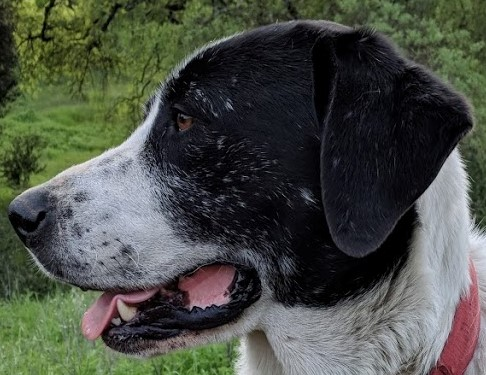
#> input picture Files/DATA/sammy_face.jpg, 486 x 375 px, found by its file name
$ jupyter execute 45.ipynb
#> lines starting #> are read from the running program, lines starting #| are printed output that depends on the picture; after the words box and inside, x2 and y2 are one past the last pixel; in counts of white or black regions, pixels touching at a corner belong together
[cell 1]
import cv2
import numpy as np
import matplotlib.pyplot as plt

[cell 2]
img = cv2.imread('DATA/sammy_face.jpg')
#> img is the input picture: shape (375, 486, 3); mean B, G, R 70, 78.7, 74.2

[cell 3]
plt.imshow(img)

[cell 4]
edges = cv2.Canny(image = img , threshold1= 127 , threshold2= 127)
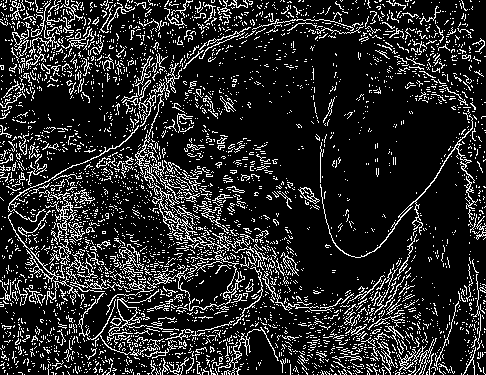
#> edges: shape (375, 486); 15.6% white in thin lines or dots

[cell 5]
plt.imshow(edges)

[cell 6]
# we have two approach here: 1- make image blur 2- playing around with threshold values
# calculate the median pixle value
med_val = np.median(img)
#> med_val = 64

[cell 7]
med_val
#> Out = 64

[cell 8]
# lower threshold to either 0 or 70% of the median value whichever is greater
lower = int(max(0,0.7*med_val))
#> lower = 44
# upper threshold to either 130% above the median or the max value of 255 hich ever is smaller
upper = int(min(255,1.3*med_val))
#> upper = 83

[cell 9]
edges = cv2.Canny(image = img , threshold1= lower , threshold2= upper)
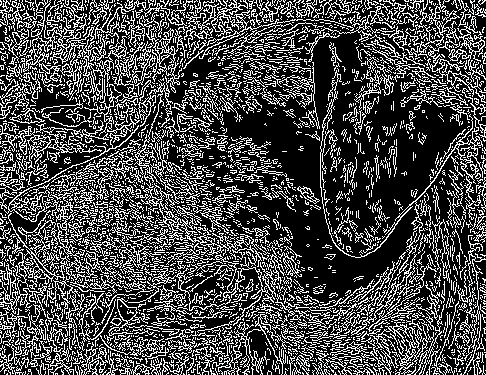
#> edges: shape (375, 486); 28.7% white in thin lines or dots
plt.imshow(edges)

[cell 10]
# but we need to blur image
blurred_img = cv2.blur(img,ksize = (7,7))
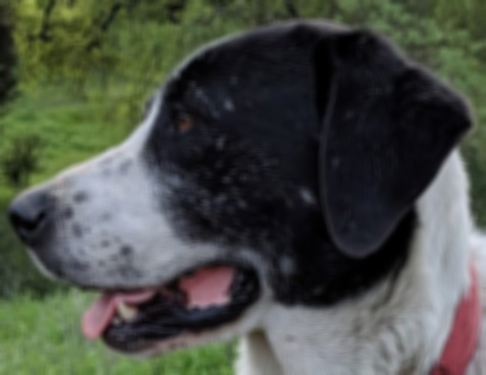
#> blurred_img: shape (375, 486, 3); mean B, G, R 70, 78.7, 74.3

[cell 11]
edges = cv2.Canny(image = blurred_img , threshold1= lower , threshold2= upper+50)
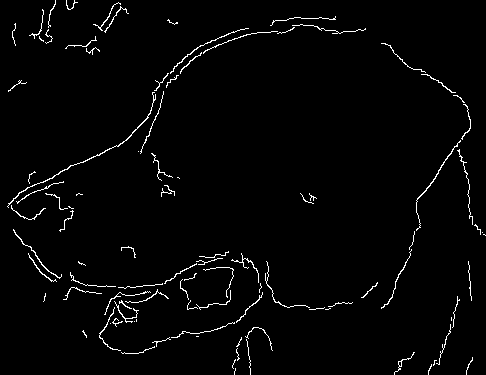
#> edges: shape (375, 486); 2.2% white in thin lines or dots
plt.imshow(edges)

$ run again, with Files/DATA/00-puppy.jpg copied over Files/DATA/sammy_face.jpg
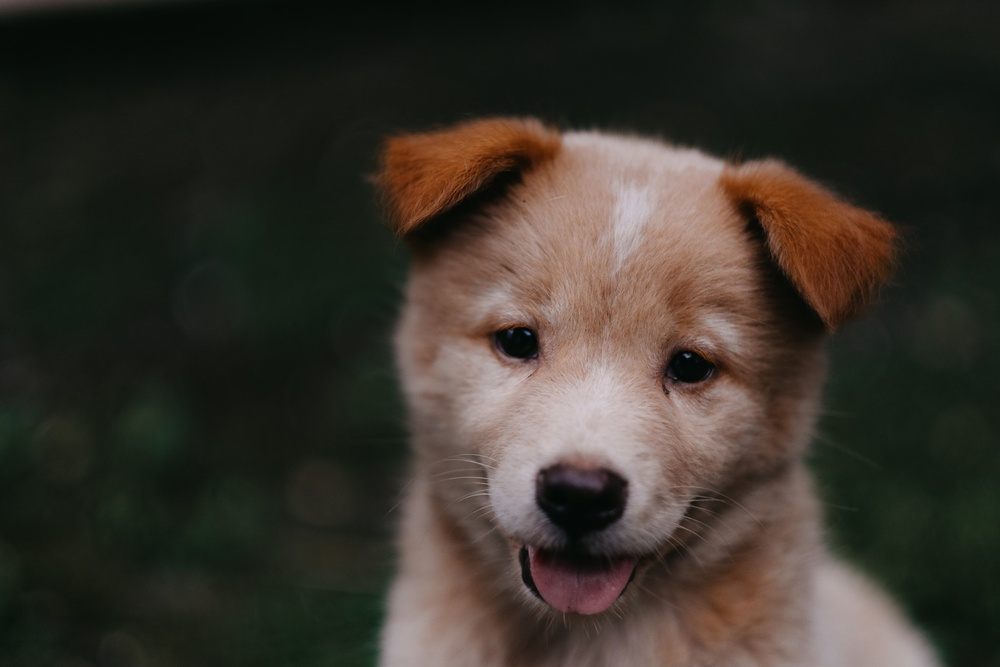
#> input picture Files/DATA/00-puppy.jpg, 1000 x 667 px, shrunk from 1950 x 1300 before the run, found by its file name
#> img is the input picture: shape (667, 1000, 3); mean B, G, R 43.8, 51.8, 57.3
#> `edges = cv2.Canny(image = img , threshold1= 127 , threshold2= 127)`:
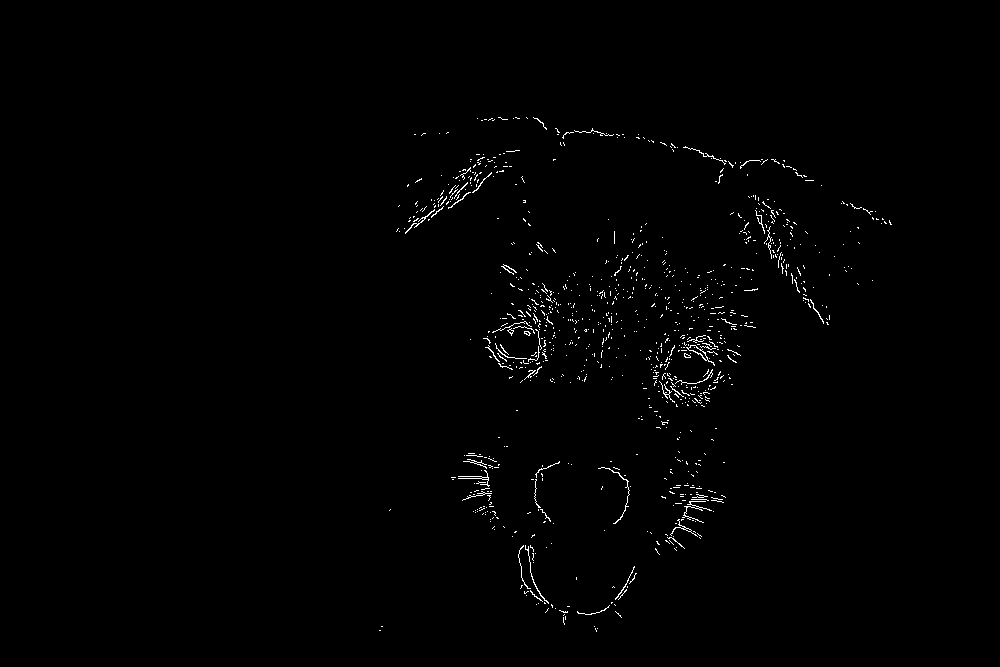
#> edges: shape (667, 1000); 0.79% white in thin lines or dots, all inside (x1, y1, x2, y2) = (379, 117, 892, 632)
#> med_val = 27
#> lower = 18
#> upper = 35
#> `edges = cv2.Canny(image = blurred_img , threshold1= lower , threshold2..`:
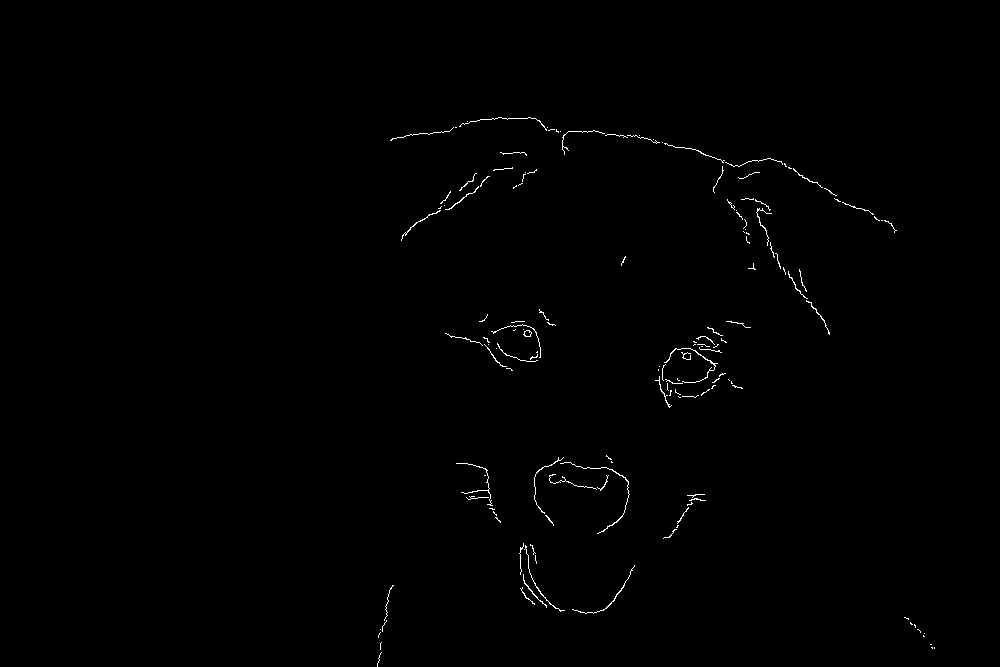
#> edges: shape (667, 1000); 0.48% white in thin lines or dots, all inside (x1, y1, x2, y2) = (377, 117, 935, 667)

$ run again, with Files/DATA/Denis_Mukwege.jpg copied over Files/DATA/sammy_face.jpg
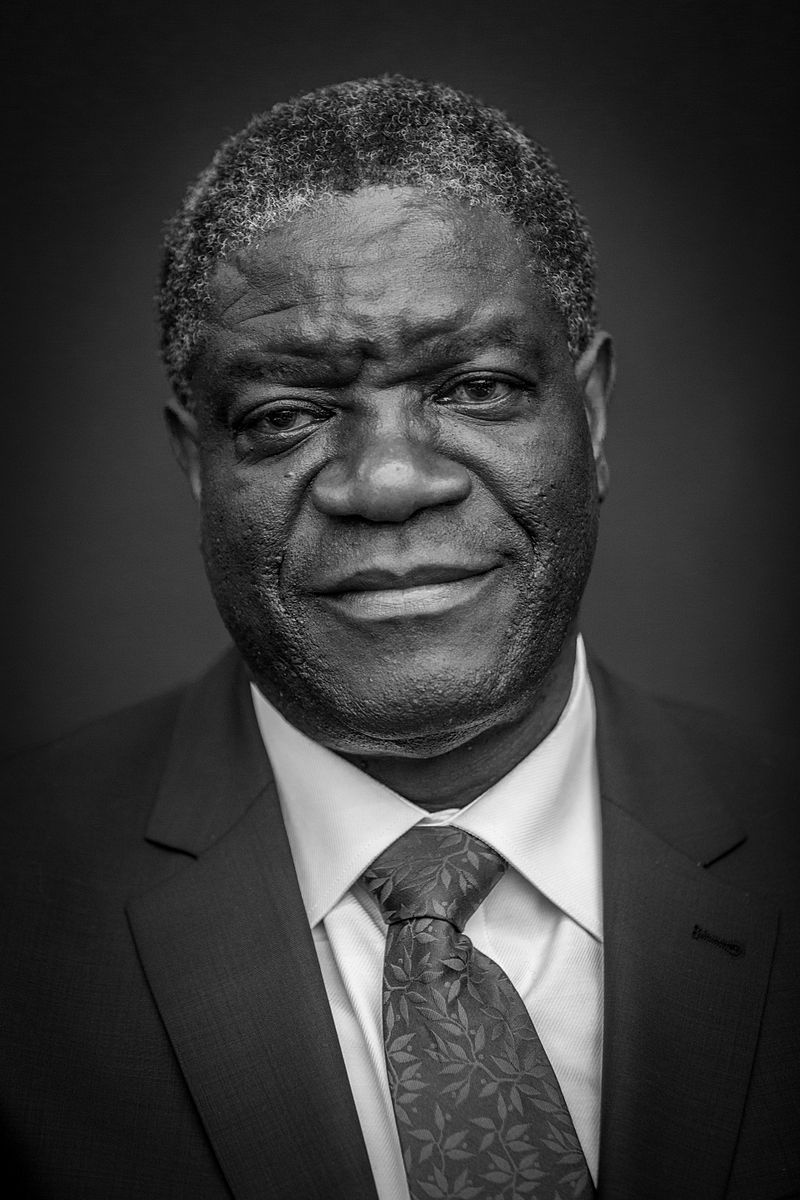
#> input picture Files/DATA/Denis_Mukwege.jpg, 800 x 1200 px, found by its file name
#> img is the input picture: shape (1200, 800, 3); min 0, max 255, mean 58.8
#> `edges = cv2.Canny(image = img , threshold1= 127 , threshold2= 127)`:
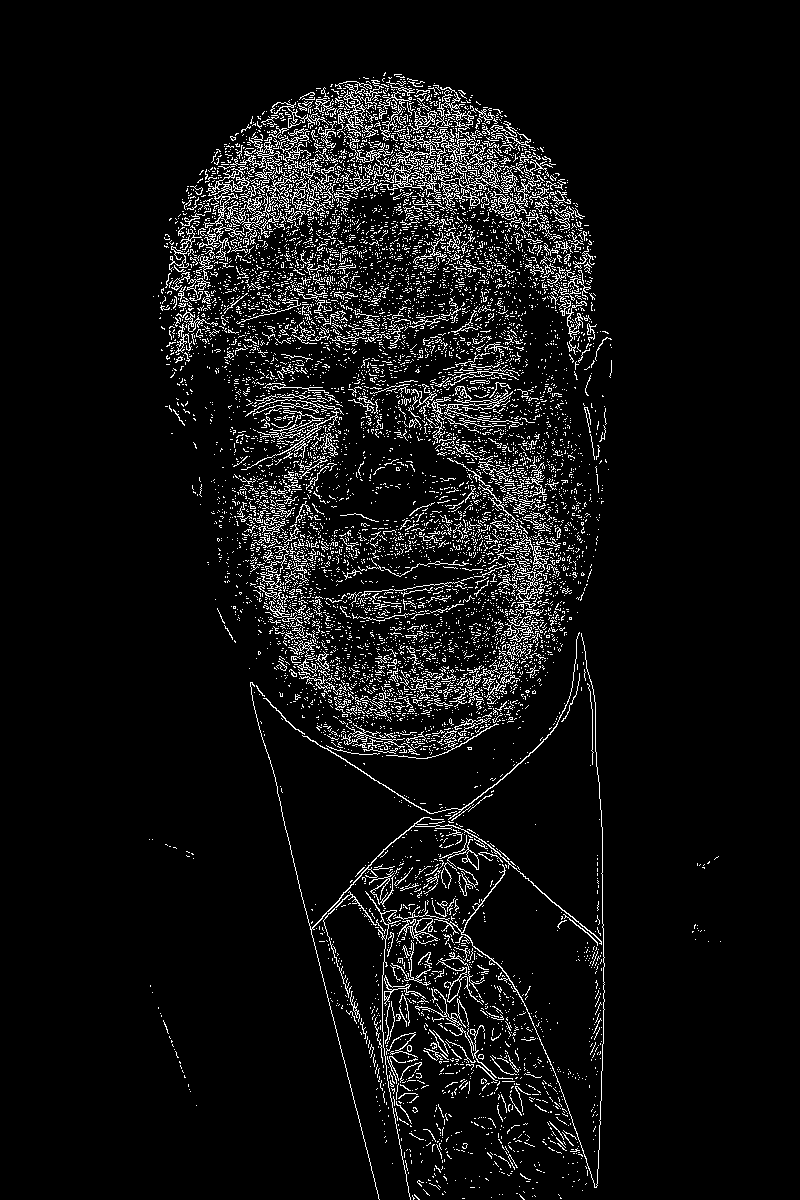
#> edges: shape (1200, 800); 6.6% white in thin lines or dots, all inside (x1, y1, x2, y2) = (149, 72, 721, 1200)
#> med_val = 43
#> lower = 30
#> upper = 55
#> `edges = cv2.Canny(image = blurred_img , threshold1= lower , threshold2..`:
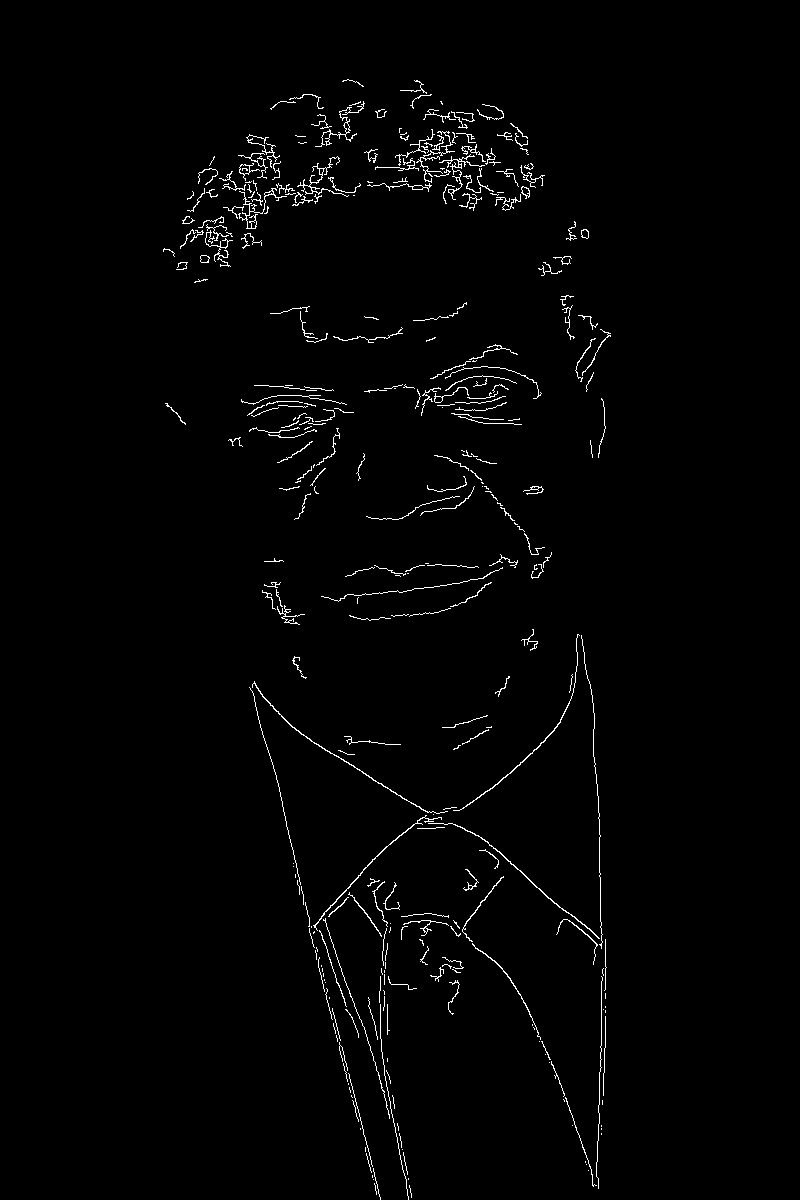
#> edges: shape (1200, 800); 1.5% white in thin lines or dots, all inside (x1, y1, x2, y2) = (163, 79, 611, 1200)

$ run again, with Files/DATA/Nadia_Murad.jpg copied over Files/DATA/sammy_face.jpg
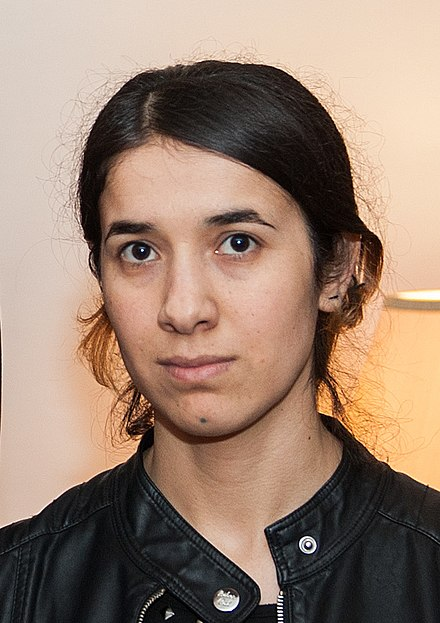
#> input picture Files/DATA/Nadia_Murad.jpg, 440 x 623 px, found by its file name
#> img is the input picture: shape (623, 440, 3); mean B, G, R 112.7, 129.2, 153.8
#> `edges = cv2.Canny(image = img , threshold1= 127 , threshold2= 127)`:
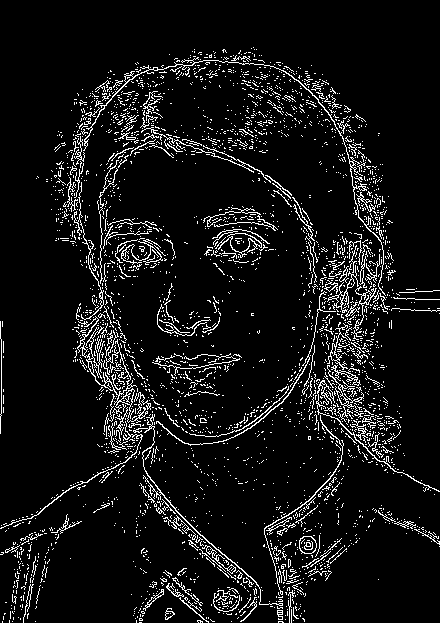
#> edges: shape (623, 440); 7.8% white in thin lines or dots
#> med_val = 151
#> lower = 105
#> upper = 196
#> `edges = cv2.Canny(image = blurred_img , threshold1= lower , threshold2..`:
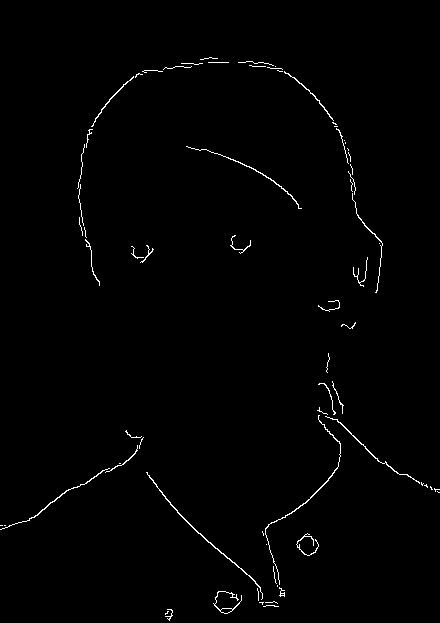
#> edges: shape (623, 440); 0.97% white in thin lines or dots
